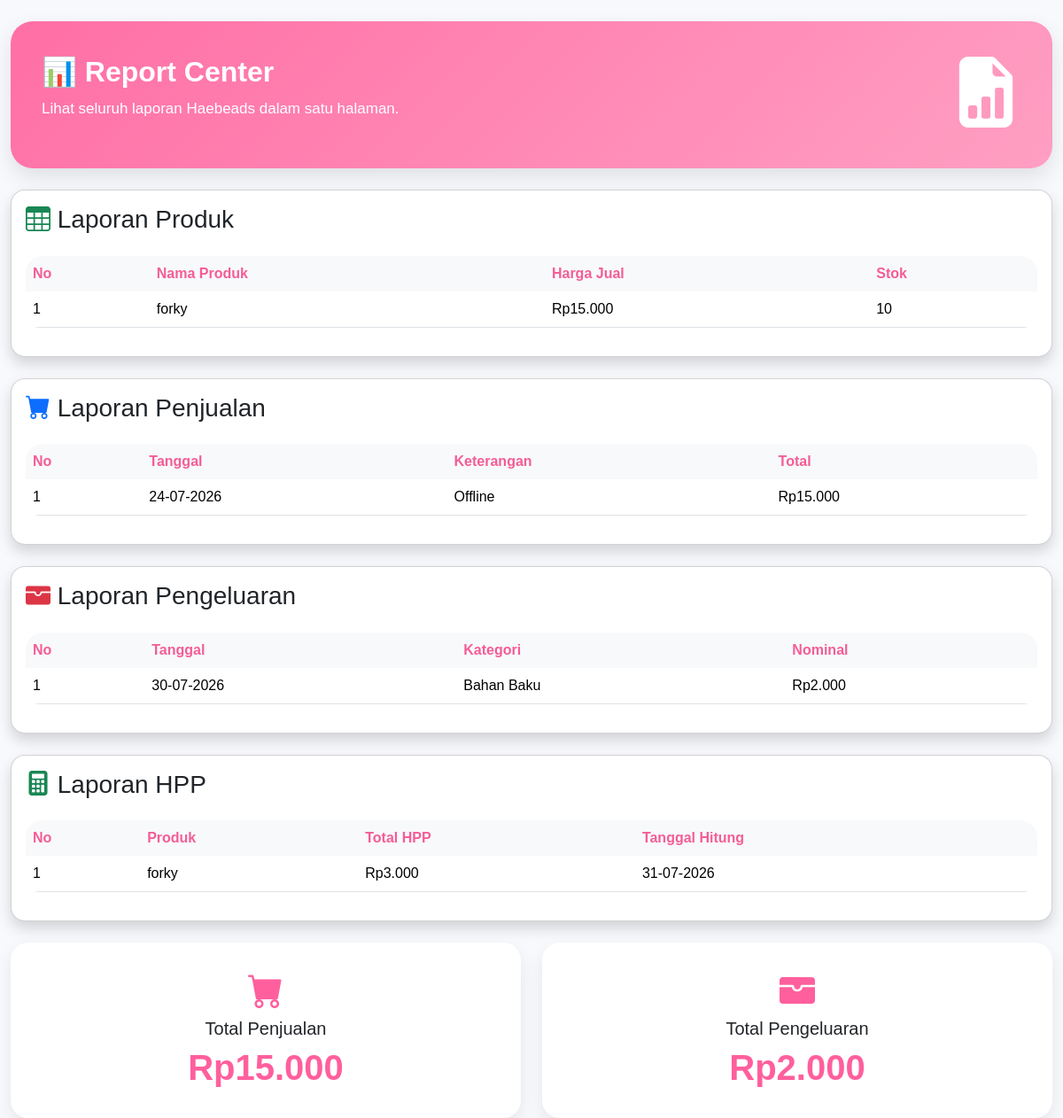
Screenshot of /haebeads/laporan/index.php (signed in) with the database file from the repository.
### tables this page shows
CREATE TABLE `produk` (
  `id_produk` int(11) NOT NULL,
  `nama_produk` varchar(100) NOT NULL,
  `kategori` varchar(50) NOT NULL,
  `harga_jual` decimal(10,2) NOT NULL,
  `stok_produk` int(11) NOT NULL DEFAULT 0
);

CREATE TABLE `penjualan` (
  `id_penjualan` int(11) NOT NULL,
  `tanggal` date NOT NULL,
  `total` decimal(12,2) NOT NULL DEFAULT 0.00,
  `keterangan` varchar(100) DEFAULT NULL
);

CREATE TABLE `pengeluaran` (
  `id_pengeluaran` int(11) NOT NULL,
  `tanggal` date NOT NULL,
  `kategori` varchar(100) NOT NULL,
  `nominal` decimal(12,2) NOT NULL,
  `keterangan` text DEFAULT NULL
);

CREATE TABLE `hpp` (
  `id_hpp` int(11) NOT NULL,
  `id_produk` int(11) NOT NULL,
  `biaya_tambahan` decimal(15,2) NOT NULL DEFAULT 0.00,
  `total_hpp` decimal(12,2) NOT NULL,
  `tanggal_hitung` date NOT NULL
);

### haebeads/laporan/index.php (the view, shortened to what this page needs)
<?php
include "../config/koneksi.php";
?>
<!DOCTYPE html>
<html lang="id">
<head>
<link href="https://cdn.jsdelivr.net/npm/bootstrap@5.3.3/dist/css/bootstrap.min.css" rel="stylesheet">
<link href="https://cdn.jsdelivr.net/npm/bootstrap-icons@1.11.3/font/bootstrap-icons.min.css" rel="stylesheet">
<link rel="stylesheet" href="../assets/css/dashboard.css">
</head>
<body>
<div class="container-fluid mt-4">
<div class="welcome-box mb-4">
<div class="row align-items-center">
<div class="col-md-8">
<h2>📊 Report Center</h2>
<p>
Lihat seluruh laporan Haebeads dalam satu halaman.
</p>
</div>
<div class="col-md-4 text-end">
<i class="bi bi-file-earmark-bar-graph-fill display-1 text-white"></i>
</div>
</div>
</div>
<div class="card shadow rounded-4">
<div class="card-body">
<h3 class="mb-4">
<i class="bi bi-table text-success"></i>
Laporan Produk
</h3>
<div class="table-responsive">
<table class="table table-hover">
<thead class="table-light">
<tr>
<th>No</th>
<th>Nama Produk</th>
<th>Harga Jual</th>
<th>Stok</th>
</tr>
</thead>
<tbody>
<?php
$no=1;
$data=mysqli_query($conn,"
SELECT *
FROM produk
ORDER BY nama_produk ASC
");
while($d=mysqli_fetch_assoc($data)){
?>
<tr>
<td><?= $no++; ?></td>
<td><?= $d['nama_produk']; ?></td>
<td>Rp<?= number_format($d['harga_jual'],0,',','.'); ?></td>
<td><?= $d['stok_produk']; ?></td>
</tr>
<?php } ?>
</tbody>
</table>
</div>
</div>
</div>
<br>
<div class="card shadow rounded-4">
<div class="card-body">
<h3 class="mb-4">
<i class="bi bi-cart-fill text-primary"></i>
Laporan Penjualan
</h3>
<div class="table-responsive">
<table class="table table-hover">
<thead class="table-light">
<tr>
<th>No</th>
<th>Tanggal</th>
<th>Keterangan</th>
<th>Total</th>
</tr>
</thead>
<tbody>
<?php
$no=1;
$jual=mysqli_query($conn,"
SELECT *
FROM penjualan
ORDER BY tanggal DESC
");
while($j=mysqli_fetch_assoc($jual)){
?>
<tr>
<td><?= $no++; ?></td>
<td><?= date('d-m-Y',strtotime($j['tanggal'])); ?></td>
<td><?= $j['keterangan']; ?></td>
<td>
Rp<?= number_format($j['total'],0,',','.'); ?>
</td>
</tr>
<?php } ?>
</tbody>
</table>
</div>
</div>
</div>
<br>
<div class="card shadow rounded-4">
<div class="card-body">
<h3 class="mb-4">
<i class="bi bi-wallet-fill text-danger"></i>
Laporan Pengeluaran
</h3>
<div class="table-responsive">
<table class="table table-hover">
<thead class="table-light">
<tr>
<th>No</th>
<th>Tanggal</th>
<th>Kategori</th>
<th>Nominal</th>
</tr>
</thead>
<tbody>
<?php
$no=1;
$keluar=mysqli_query($conn,"
SELECT *
FROM pengeluaran
ORDER BY tanggal DESC
");
while($k=mysqli_fetch_assoc($keluar)){
?>
<tr>
<td><?= $no++; ?></td>
<td><?= date('d-m-Y',strtotime($k['tanggal'])); ?></td>
<td><?= $k['kategori']; ?></td>
<td>
Rp<?= number_format($k['nominal'],0,',','.'); ?>
</td>
</tr>
<?php } ?>
</tbody>
</table>
</div>
</div>
</div>
<br>
<div class="card shadow rounded-4">
<div class="card-body">
<h3 class="mb-4">
<i class="bi bi-calculator-fill text-success"></i>
Laporan HPP
</h3>
<div class="table-responsive">
<table class="table table-hover">
<thead class="table-light">
<tr>
<th>No</th>
<th>Produk</th>
<th>Total HPP</th>
<th>Tanggal Hitung</th>
</tr>
</thead>
<tbody>
<?php
$no=1;
$hpp=mysqli_query($conn,"
SELECT
hpp.*,
produk.nama_produk
FROM hpp
INNER JOIN produk
ON hpp.id_produk=produk.id_produk
ORDER BY tanggal_hitung DESC
");
while($h=mysqli_fetch_assoc($hpp)){
?>
<tr>
<td><?= $no++; ?></td>
<td><?= $h['nama_produk']; ?></td>
<td>
Rp<?= number_format($h['total_hpp'],0,',','.'); ?>
</td>
<td>
<?= date('d-m-Y',strtotime($h['tanggal_hitung'])); ?>
</td>
</tr>
<?php } ?>
</tbody>
</table>
</div>
</div>
</div>
<?php
$totalPenjualan=mysqli_fetch_assoc(mysqli_query($conn,"
SELECT SUM(total) AS total
FROM penjualan
"));
$totalPengeluaran=mysqli_fetch_assoc(mysqli_query($conn,"
SELECT SUM(nominal) AS total
FROM pengeluaran
"));
?>
<br>
<div class="row">
<div class="col-md-6">
<div class="stat-card">
<i class="bi bi-cart-fill"></i>
<h5>Total Penjualan</h5>
<h2>
Rp<?= number_format($totalPenjualan['total'] ?? 0,0,',','.'); ?>
</h2>
</div>
</div>
<div class="col-md-6">
<div class="stat-card">
<i class="bi bi-wallet-fill"></i>
<h5>Total Pengeluaran</h5>
<h2>
Rp<?= number_format($totalPengeluaran['total'] ?? 0,0,',','.'); ?>
</h2>
</div>
</div>
</div>
</div>
</body>
</html>

### haebeads/assets/css/dashboard.css (style rules this page uses)
* { margin:0; padding:0; box-sizing:border-box; font-family:'Poppins',sans-serif; }
body { background:#f8f9fc; }
.card { border-radius:20px; }
.welcome-box { background:linear-gradient(135deg,#ff6fa5,#ff9fc2); padding:35px; border-radius:25px; color:white; box-shadow:0 10px 25px rgba(0,0,0,.1); }
.welcome-box h2 { font-weight:700; }
.welcome-box p { font-size:17px; margin-top:10px; }
.stat-card { background:white; padding:25px; border-radius:20px; text-align:center; box-shadow:0 8px 20px rgba(0,0,0,.08); transition:.3s; }
.stat-card i { font-size:40px; color:#ff5f9d; margin-bottom:10px; }
.stat-card h2 { font-size:40px; color:#ff5f9d; font-weight:700; }
.table { border-radius:15px; overflow:hidden; }
.table thead { background:#fff3f7; }
.table thead th { color:#f45d96; font-weight:600; border:none; }
.table tbody tr { transition:.3s; }
.table td { vertical-align:middle; }
.table-responsive { border-radius:20px; }

### rows the page displays
produk: nama_produk "forky", harga_jual "15.000", stok_produk "10"
penjualan: tanggal "24-07-2026", keterangan "Offline", total "15.000"
pengeluaran: tanggal "30-07-2026", kategori "Bahan Baku", nominal "2.000"
hpp: id_produk.nama_produk "forky", total_hpp "3.000", tanggal_hitung "31-07-2026"

### other values shown
$totalPenjualan['total'] "15.000"
$totalPengeluaran['total'] "2.000"
